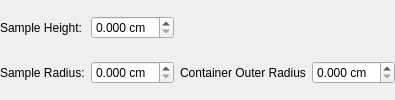
            <widget class="QWidget" name="pgAbsCorCylinder">
             <layout class="QGridLayout" name="loCylinder">
              <property name="leftMargin">
               <number>0</number>
              </property>
              <property name="topMargin">
               <number>0</number>
              </property>
              <property name="rightMargin">
               <number>0</number>
              </property>
              <property name="bottomMargin">
               <number>0</number>
              </property>
              <item row="1" column="1">
               <widget class="QDoubleSpinBox" name="spCylSampleHeight">
                <property name="suffix">
                 <string> cm</string>
                </property>
                <property name="decimals">
                 <number>3</number>
                </property>
                <property name="singleStep">
                 <double>0.100000000000000</double>
                </property>
               </widget>
              </item>
              <item row="2" column="1">
               <widget class="QDoubleSpinBox" name="spCylSampleRadius">
                <property name="suffix">
                 <string> cm</string>
                </property>
                <property name="decimals">
                 <number>3</number>
                </property>
                <property name="singleStep">
                 <double>0.100000000000000</double>
                </property>
               </widget>
              </item>
              <item row="2" column="2">
               <widget class="QLabel" name="lbCylCanOuterRadius">
                <property name="enabled">
                 <bool>true</bool>
                </property>
                <property name="text">
                 <string>Container Outer Radius</string>
                </property>
               </widget>
              </item>
              <item row="2" column="3">
               <widget class="QDoubleSpinBox" name="spCylCanOuterRadius">
                <property name="enabled">
                 <bool>true</bool>
                </property>
                <property name="suffix">
                 <string> cm</string>
                </property>
                <property name="decimals">
                 <number>3</number>
                </property>
                <property name="singleStep">
                 <double>0.100000000000000</double>
                </property>
               </widget>
              </item>
              <item row="1" column="0">
               <widget class="QLabel" name="lbCylSampleHeight">
                <property name="text">
                 <string>Sample Height:</string>
                </property>
               </widget>
              </item>
              <item row="2" column="0">
               <widget class="QLabel" name="lbCylSampleRadius">
                <property name="text">
                 <string>Sample Radius:</string>
                </property>
               </widget>
              </item>
             </layout>
            </widget>
